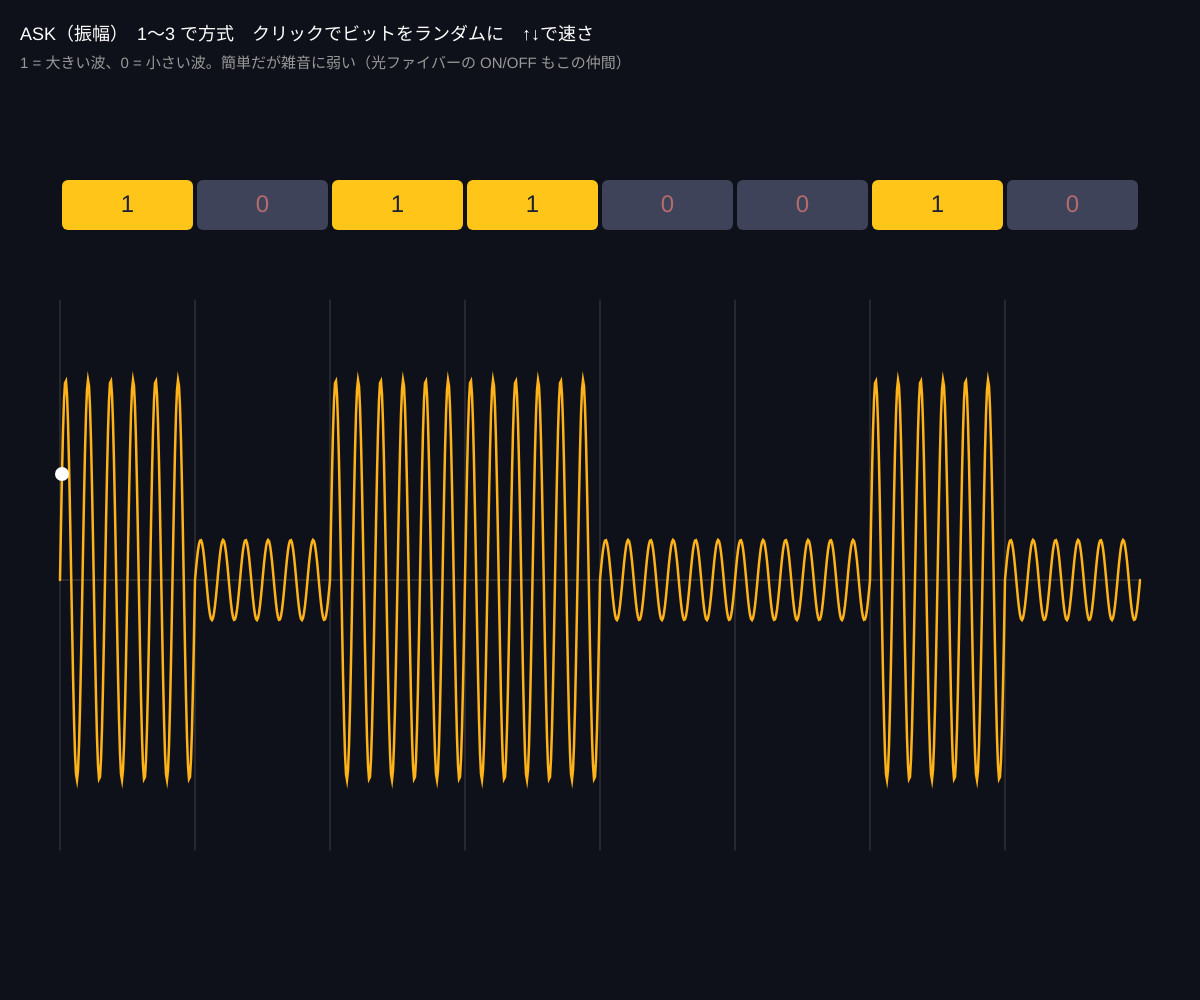
Frame 1 (no input)
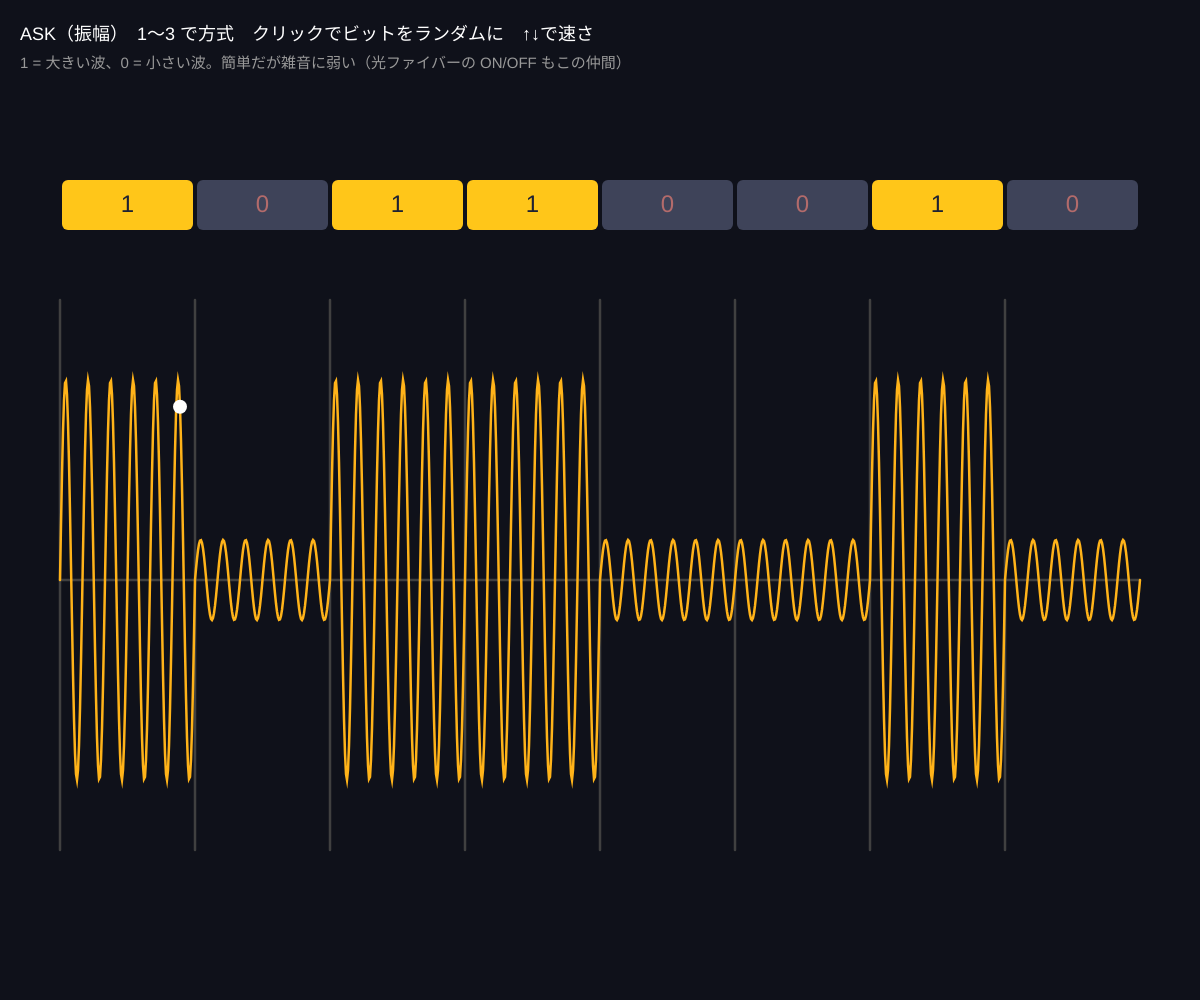
Frame 60 (no input)
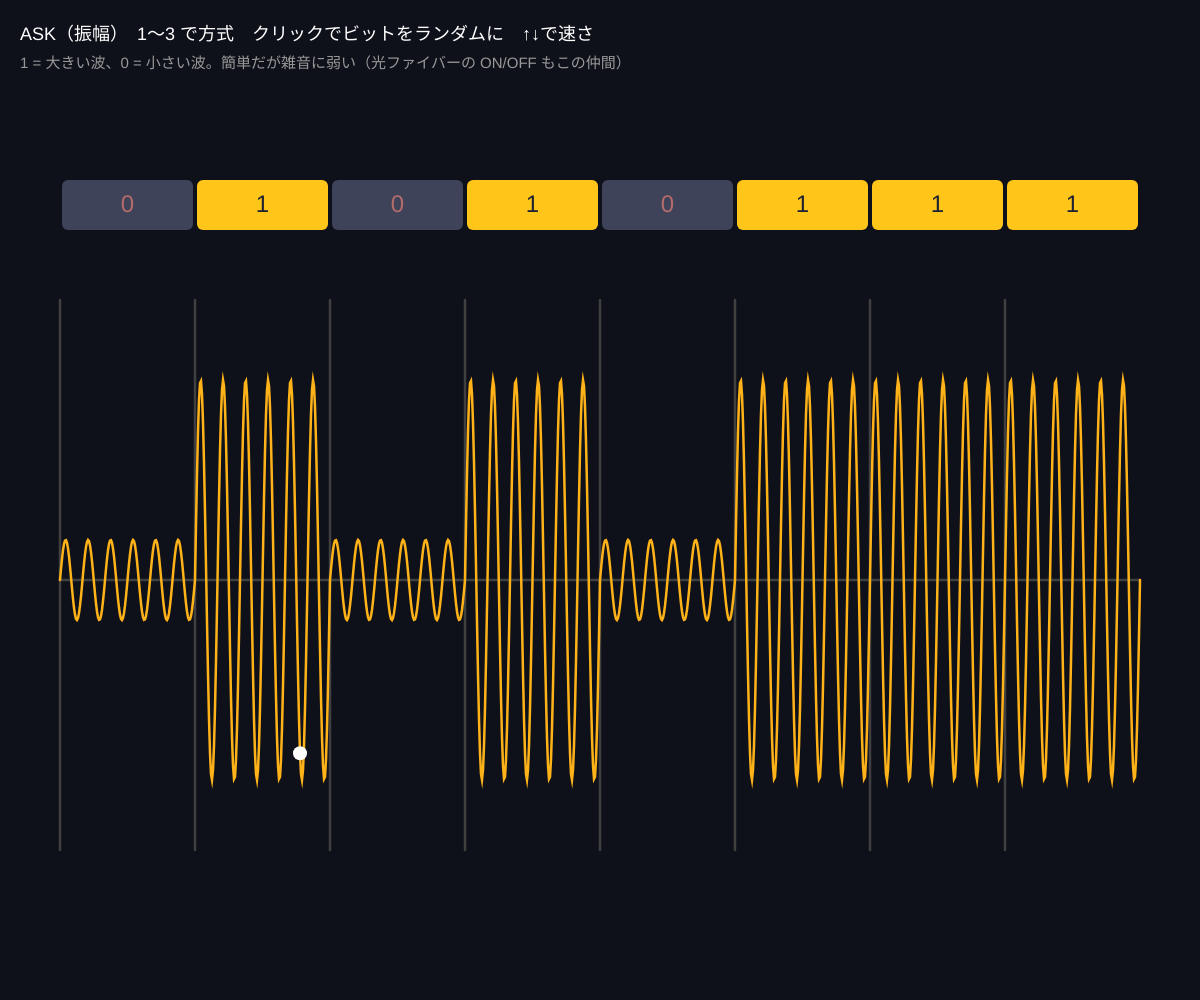
Frame 120 (the mouse pressed at the canvas centre since frame 60)

The p5.js sketch that drew these frames (run headless with seeded random() and noise() and a simulated clock; from frame 60 on, the mouse is pressed at the canvas centre):

// p5.js sketch
// ── sketch.js
// ============================================
// 03 デジタル変調（0 と 1 を波で送る）
// ビット列を波にする 3 つの方法：
//   ASK：1 なら波あり、0 なら小さく   FSK：1 と 0 で周波数を変える   PSK：1 と 0 で波の向き（位相）を反転
// 1〜3 キーで方式 / クリックでビットをランダムに / 上下キーで速さ
// ============================================

let bits = [1, 0, 1, 1, 0, 0, 1, 0];
let mode = 1;
let names = ['', 'ASK（振幅）', 'FSK（周波数）', 'PSK（位相）'];
let scroll = 0;
let speed = 2;

function setup() {
  createCanvas(windowWidth, windowHeight);
  colorMode(HSB, 360, 100, 100, 100);
}

function draw() {
  background(230, 40, 10);
  scroll += speed;
  let left = 60, right = width - 60;
  let bitW = (right - left) / bits.length; // 1 ビットの横幅

  // ---- ビット列 ----
  for (let i = 0; i < bits.length; i++) {
    let x = left + i * bitW;
    noStroke();
    fill(bits[i] ? 45 : 230, bits[i] ? 90 : 30, bits[i] ? 100 : 35);
    rect(x + 2, height * 0.18, bitW - 4, 50, 6);
    fill(bits[i] ? 230 : 0, 40, bits[i] ? 20 : 70);
    textAlign(CENTER, CENTER);
    textSize(24);
    text(bits[i], x + bitW / 2, height * 0.18 + 25);
    stroke(0, 0, 25);
    line(x, height * 0.3, x, height * 0.85);
  }
  textAlign(LEFT, BASELINE);

  // ---- 変調した波 ----
  let mid = height * 0.58, h = height * 0.2;
  stroke(0, 0, 25);
  line(left, mid, right, mid);
  noFill();
  stroke(40, 90, 100);
  strokeWeight(2.5);
  beginShape();
  for (let x = left; x <= right; x++) {
    let i = floor((x - left) / bitW);
    let b = bits[min(i, bits.length - 1)];
    let t = (x - left) / bitW; // ビット単位の時間
    let v;
    // ★ 3 つの方式
    if (mode === 1) v = (b ? 1 : 0.2) * sin(TWO_PI * 6 * t); // ASK
    else if (mode === 2) v = sin(TWO_PI * (b ? 9 : 4) * t); // FSK
    else v = sin(TWO_PI * 6 * t + (b ? 0 : PI)); // PSK：0 のとき位相を 180° 反転
    vertex(x, mid - v * h);
  }
  endShape();

  // 送信アニメーション（点が波の上を走る）
  let px = left + (scroll % (right - left));
  let i = floor((px - left) / bitW);
  let b = bits[min(i, bits.length - 1)];
  let t = (px - left) / bitW;
  let v = mode === 1 ? (b ? 1 : 0.2) * sin(TWO_PI * 6 * t) : mode === 2 ? sin(TWO_PI * (b ? 9 : 4) * t) : sin(TWO_PI * 6 * t + (b ? 0 : PI));
  noStroke();
  fill(0, 0, 100);
  circle(px, mid - v * h, 14);

  fill(0, 0, 100);
  textSize(18);
  text(names[mode] + '　1〜3 で方式　クリックでビットをランダムに　↑↓で速さ', 20, 40);
  fill(0, 0, 60);
  textSize(15);
  let desc = mode === 1 ? '1 = 大きい波、0 = 小さい波。簡単だが雑音に弱い（光ファイバーの ON/OFF もこの仲間）' : mode === 2 ? '1 = 高い周波数、0 = 低い周波数。昔のモデムの「ピーガー」音。雑音に強い' : '1 と 0 で波の向きを反転。Wi-Fi や携帯電話は、これを発展させた QPSK / QAM を使う（→ 04）';
  text(desc, 20, 68);
}

function keyPressed() {
  if (key >= '1' && key <= '3') mode = int(key);
  if (keyCode === UP_ARROW) speed = min(8, speed + 1);
  if (keyCode === DOWN_ARROW) speed = max(0, speed - 1);
}
function mousePressed() {
  bits = bits.map(() => (random() < 0.5 ? 1 : 0));
}

// ---------- やってみよう ----------
// 1. PSK で、ビットが変わる境目の波をよく見る。急にひっくり返っている
// 2. 1 ビットの中の波の数（6）を増やすと、1 秒に送れるビット数は減る？増える？
// 3. 4 種類の位相（0°, 90°, 180°, 270°）を使えば 1 回で 2 ビット送れる（QPSK）
